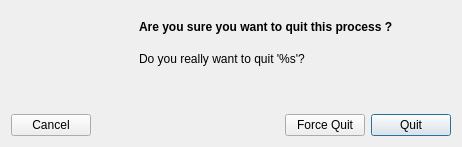
<?xml version="1.0" encoding="UTF-8"?>
<ui version="4.0">
 <class>KillDialog</class>
 <widget class="QDialog" name="KillDialog">
  <property name="windowModality">
   <enum>Qt::NonModal</enum>
  </property>
  <property name="geometry">
   <rect>
    <x>0</x>
    <y>0</y>
    <width>462</width>
    <height>147</height>
   </rect>
  </property>
  <property name="focusPolicy">
   <enum>Qt::NoFocus</enum>
  </property>
  <property name="windowTitle">
   <string/>
  </property>
  <property name="modal">
   <bool>true</bool>
  </property>
  <layout class="QVBoxLayout" name="verticalLayout">
   <item>
    <layout class="QVBoxLayout" name="MainVbox" stretch="0,0,0">
     <property name="spacing">
      <number>6</number>
     </property>
     <property name="sizeConstraint">
      <enum>QLayout::SetNoConstraint</enum>
     </property>
     <property name="leftMargin">
      <number>0</number>
     </property>
     <property name="topMargin">
      <number>0</number>
     </property>
     <property name="rightMargin">
      <number>0</number>
     </property>
     <property name="bottomMargin">
      <number>0</number>
     </property>
     <item>
      <layout class="QHBoxLayout" name="horizontalLayout_2" stretch="0,1">
       <property name="sizeConstraint">
        <enum>QLayout::SetDefaultConstraint</enum>
       </property>
       <property name="topMargin">
        <number>0</number>
       </property>
       <item>
        <widget class="QLabel" name="icon">
         <property name="sizePolicy">
          <sizepolicy hsizetype="Preferred" vsizetype="Preferred">
           <horstretch>0</horstretch>
           <verstretch>0</verstretch>
          </sizepolicy>
         </property>
         <property name="minimumSize">
          <size>
           <width>64</width>
           <height>64</height>
          </size>
         </property>
         <property name="maximumSize">
          <size>
           <width>64</width>
           <height>64</height>
          </size>
         </property>
         <property name="text">
          <string/>
         </property>
         <property name="pixmap">
          <pixmap>Processes.png</pixmap>
         </property>
         <property name="scaledContents">
          <bool>true</bool>
         </property>
        </widget>
       </item>
       <item>
        <layout class="QVBoxLayout" name="verticalLayout_2">
         <property name="spacing">
          <number>0</number>
         </property>
         <item>
          <layout class="QHBoxLayout" name="horizontalLayout_3">
           <property name="spacing">
            <number>0</number>
           </property>
           <item>
            <spacer name="horizontalSpacer_2">
             <property name="orientation">
              <enum>Qt::Horizontal</enum>
             </property>
             <property name="sizeHint" stdset="0">
              <size>
               <width>40</width>
               <height>20</height>
              </size>
             </property>
            </spacer>
           </item>
           <item>
            <layout class="QVBoxLayout" name="verticalLayout_3">
             <property name="rightMargin">
              <number>0</number>
             </property>
             <item>
              <widget class="QLabel" name="Title">
               <property name="styleSheet">
                <string notr="true">QLabel {
                                                  font: bold
                                                  }
                                              </string>
               </property>
               <property name="text">
                <string>Are you sure you want to quit this process ?</string>
               </property>
              </widget>
             </item>
             <item>
              <widget class="QLabel" name="Label">
               <property name="text">
                <string>Do you really want to quit '%s'?</string>
               </property>
              </widget>
             </item>
            </layout>
           </item>
           <item>
            <spacer name="horizontalSpacer_3">
             <property name="orientation">
              <enum>Qt::Horizontal</enum>
             </property>
             <property name="sizeHint" stdset="0">
              <size>
               <width>40</width>
               <height>20</height>
              </size>
             </property>
            </spacer>
           </item>
          </layout>
         </item>
        </layout>
       </item>
      </layout>
     </item>
     <item>
      <spacer name="verticalSpacer">
       <property name="orientation">
        <enum>Qt::Vertical</enum>
       </property>
       <property name="sizeType">
        <enum>QSizePolicy::MinimumExpanding</enum>
       </property>
       <property name="sizeHint" stdset="0">
        <size>
         <width>20</width>
         <height>20</height>
        </size>
       </property>
      </spacer>
     </item>
     <item>
      <layout class="QHBoxLayout" name="horizontalLayout" stretch="0,0,0,0">
       <property name="spacing">
        <number>6</number>
       </property>
       <property name="sizeConstraint">
        <enum>QLayout::SetDefaultConstraint</enum>
       </property>
       <item>
        <widget class="QPushButton" name="button_cancel">
         <property name="text">
          <string>Cancel</string>
         </property>
        </widget>
       </item>
       <item>
        <spacer name="horizontalSpacer">
         <property name="orientation">
          <enum>Qt::Horizontal</enum>
         </property>
         <property name="sizeHint" stdset="0">
          <size>
           <width>40</width>
           <height>20</height>
          </size>
         </property>
        </spacer>
       </item>
       <item>
        <widget class="QPushButton" name="button_force_quit">
         <property name="text">
          <string>Force Quit</string>
         </property>
        </widget>
       </item>
       <item>
        <widget class="QPushButton" name="button_quit">
         <property name="text">
          <string>Quit</string>
         </property>
         <property name="default">
          <bool>true</bool>
         </property>
        </widget>
       </item>
      </layout>
     </item>
    </layout>
   </item>
  </layout>
 </widget>
 <resources/>
 <connections/>
</ui>
